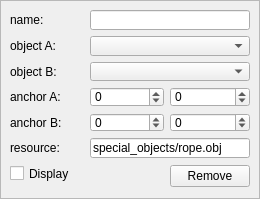
<?xml version="1.0" encoding="UTF-8"?>
<ui version="4.0">
 <class>Form</class>
 <widget class="QWidget" name="Form">
  <property name="geometry">
   <rect>
    <x>0</x>
    <y>0</y>
    <width>260</width>
    <height>191</height>
   </rect>
  </property>
  <property name="minimumSize">
   <size>
    <width>250</width>
    <height>0</height>
   </size>
  </property>
  <property name="maximumSize">
   <size>
    <width>16777215</width>
    <height>191</height>
   </size>
  </property>
  <property name="windowTitle">
   <string>Form</string>
  </property>
  <layout class="QHBoxLayout" name="horizontalLayout">
   <property name="leftMargin">
    <number>0</number>
   </property>
   <property name="topMargin">
    <number>0</number>
   </property>
   <property name="rightMargin">
    <number>0</number>
   </property>
   <property name="bottomMargin">
    <number>0</number>
   </property>
   <item>
    <widget class="QFrame" name="name_group_box">
     <property name="maximumSize">
      <size>
       <width>16777215</width>
       <height>199</height>
      </size>
     </property>
     <property name="frameShape">
      <enum>QFrame::StyledPanel</enum>
     </property>
     <layout class="QGridLayout" name="gridLayout">
      <item row="5" column="0">
       <widget class="QLabel" name="label_6">
        <property name="text">
         <string>resource:</string>
        </property>
       </widget>
      </item>
      <item row="0" column="1" colspan="2">
       <widget class="QLineEdit" name="name_lineedit"/>
      </item>
      <item row="0" column="0">
       <widget class="QLabel" name="label_5">
        <property name="text">
         <string>name: </string>
        </property>
       </widget>
      </item>
      <item row="1" column="0">
       <widget class="QLabel" name="label">
        <property name="text">
         <string>object A: </string>
        </property>
       </widget>
      </item>
      <item row="4" column="2">
       <widget class="QSpinBox" name="anchor_b_y_spinbox">
        <property name="minimum">
         <number>-20000</number>
        </property>
        <property name="maximum">
         <number>20000</number>
        </property>
       </widget>
      </item>
      <item row="4" column="1">
       <widget class="QSpinBox" name="anchor_b_x_spinbox">
        <property name="minimum">
         <number>-20000</number>
        </property>
        <property name="maximum">
         <number>20000</number>
        </property>
       </widget>
      </item>
      <item row="2" column="0">
       <widget class="QLabel" name="label_2">
        <property name="text">
         <string>object B: </string>
        </property>
       </widget>
      </item>
      <item row="2" column="1" colspan="2">
       <widget class="QComboBox" name="object_b_combobox"/>
      </item>
      <item row="4" column="0">
       <widget class="QLabel" name="label_4">
        <property name="text">
         <string>anchor B:</string>
        </property>
       </widget>
      </item>
      <item row="3" column="2">
       <widget class="QSpinBox" name="anchor_a_y_spinbox">
        <property name="minimum">
         <number>-20000</number>
        </property>
        <property name="maximum">
         <number>20000</number>
        </property>
       </widget>
      </item>
      <item row="3" column="0">
       <widget class="QLabel" name="label_3">
        <property name="text">
         <string>anchor A:</string>
        </property>
       </widget>
      </item>
      <item row="3" column="1">
       <widget class="QSpinBox" name="anchor_a_x_spinbox">
        <property name="minimum">
         <number>-20000</number>
        </property>
        <property name="maximum">
         <number>20000</number>
        </property>
       </widget>
      </item>
      <item row="5" column="1" colspan="2">
       <widget class="QLineEdit" name="res_lineedit">
        <property name="text">
         <string>special_objects/rope.obj</string>
        </property>
       </widget>
      </item>
      <item row="1" column="1" colspan="2">
       <widget class="QComboBox" name="object_a_combobox"/>
      </item>
      <item row="6" column="0">
       <widget class="QCheckBox" name="display_checkbox">
        <property name="text">
         <string>Display</string>
        </property>
       </widget>
      </item>
      <item row="6" column="2" rowspan="2">
       <widget class="QPushButton" name="remove_button">
        <property name="maximumSize">
         <size>
          <width>80</width>
          <height>16777215</height>
         </size>
        </property>
        <property name="text">
         <string>Remove</string>
        </property>
        <property name="flat">
         <bool>false</bool>
        </property>
       </widget>
      </item>
     </layout>
    </widget>
   </item>
  </layout>
 </widget>
 <resources/>
 <connections/>
</ui>
